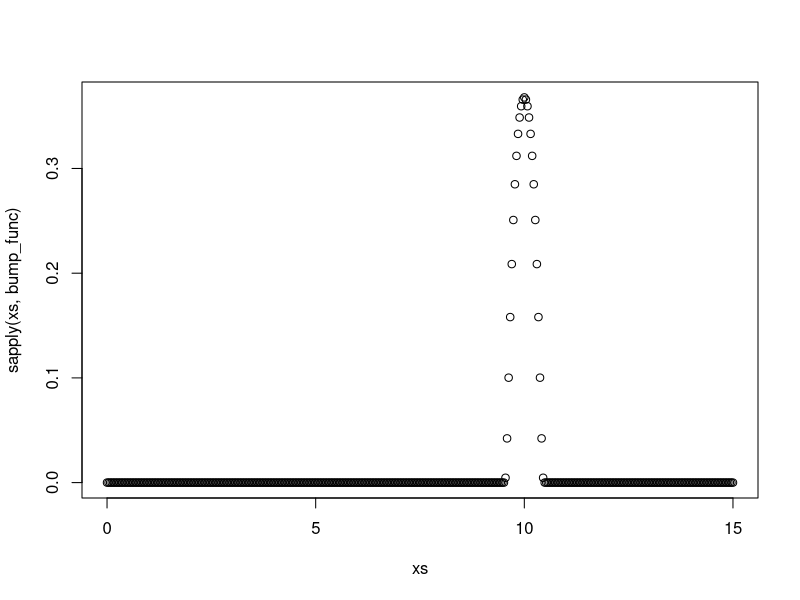
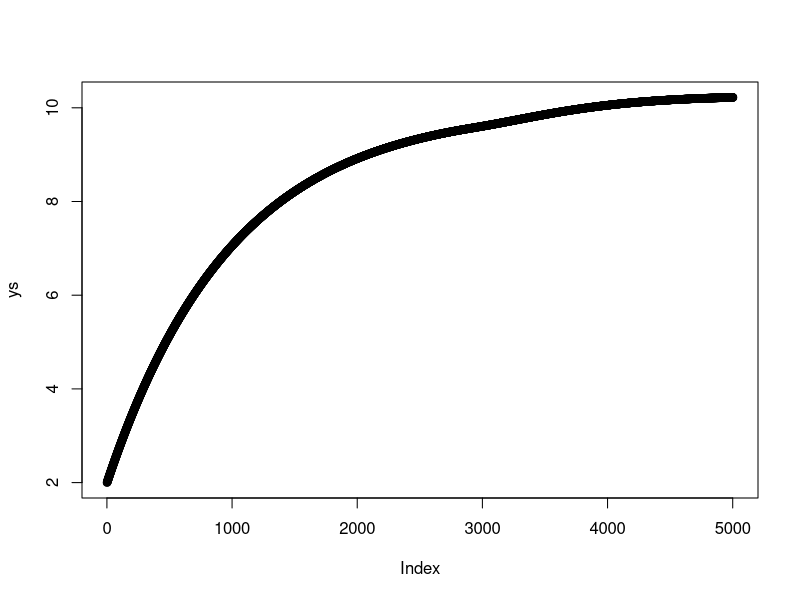

Recreate these plots in R, in order.
#!/usr/bin/Rscript
#  ../prototype.R Author "Nathan Wycoff <nathanbrwycoff@gmail.com>" Date 05.28.2018

## A prototype SNN architecture

bump_func <- function(x) {
    x <- (x - 10)*2
    if (abs(x) < 1) return(exp(-1 / (1 - x^2)))
    return(0)
}
xs <- seq(0, 15, length.out = 400)
plot(xs, sapply(xs, bump_func))

I <- function(t) {
    10
}

# I don't think this is exactly what I had in mind.
dydt <- function(y, t) {
    -y + I(t) + bump_func(y) 
}

t_max <- 5
h <- 0.001
ts <- seq(0, t_max, by = h)

ys <- rep(NA, length(ts)+1)
ys[1] <- 2

for (ti in 1:length(ts)) {
    t <- ts[ti]
    ys[ti+1] <- ys[ti] + h * dydt(ys[ti])
}

plot(ys)
